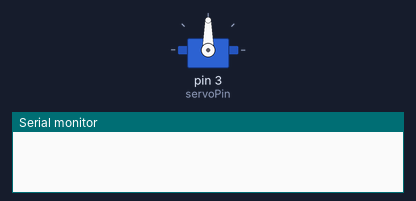
The sketch below on a simulated Arduino Uno, built with avr-gcc and run on an emulated ATmega328P. Parts: servo, the last lines printed to the serial monitor.

Above: at 0.1 s.
At 12.2 s:
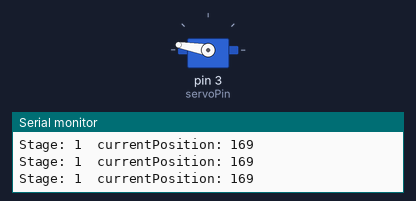
At 22.32 s:
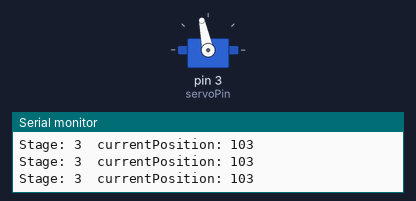
At 35.5 s:
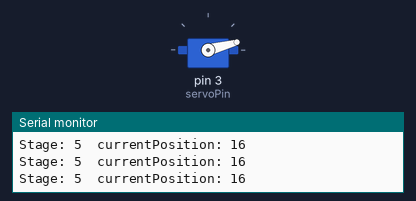
Timing chart, 0 to 40.0 s (numbered marks = the images above):
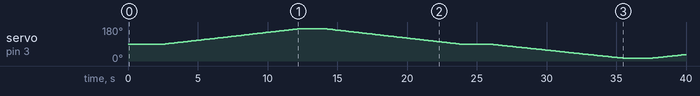

Measured:
- by itself, servo on pin 3 (servoPin): 90° → 91° at 2.7 s, → 92° 0.13 s later, → 93° 0.13 s later, → 94° 0.13 s later, … (254 changes in this stretch)

The sketch:

ServoSweep.ino
```cpp
// (licence header left out)
#include <Servo.h>
#define servoPin 3  // Command pin for servo
Servo myServo; // Create a servo object

unsigned long stageStartTime = 0; // Variable to store the start time of each stage

//USER DEFINED PARAMETERS
      int referencePosition = 90; // Reference position of the servo
      int targetPosition1 = 170; // Target position (always higher than referencePosition) for stage 2 (90 + 60) degrees
      int targetPosition2 = 15;  // Target position (always lower than referencePosition) for stage 6 (90 - 60) degrees
      unsigned int stepSize = 1; // Step size for servo movement in degrees
      unsigned long stepTime = 100;    // Time duration for each step in milliseconds (1 second)
      unsigned long waitTime = 2;      // Wait duration in seconds

int currentStage = 0; // Variable to track the current stage
int currentPosition = 0; // Variable to store current position of the servo

#define DEBUG  //Uncomment for Serial debugging

void setup() {
            Serial.begin(9600); // Initialize serial communication
            myServo.attach(servoPin); //
              myServo.write(referencePosition); // Set initial position to the reference position
              currentPosition = referencePosition; // Initialize currentPosition
              delay(500);
            stageStartTime = millis(); // Record the start time
}

void loop() {
                  //Leave just one line uncommented depending on how the sweep start
             //     tP1toTp2();      //from High to Low
                    tP2toTp1();      //from Low to High
                         #ifdef DEBUG
                          Serial.print("Stage: ");
                          Serial.print(currentStage);
                          Serial.print("  currentPosition: ");
                          Serial.println(currentPosition);
                         #endif

            // Here other code to be executed without blocking

}

void tP2toTp1(){
                    unsigned long currentMillis = millis(); // Get the current time

                    // Convert waitTime to milliseconds
                    unsigned long waitTimeMillis = waitTime * 1000;

                    // Check the current stage
                    switch (currentStage) {
                      case 0: // Stage 1: Wait 30 seconds
                        if (currentMillis - stageStartTime >= waitTimeMillis) {
                          currentStage = 1; // Move to next stage
                          stageStartTime = currentMillis; // Record the start time of the next stage
                        }
                        break;

                      case 1: // Stage 2: Move to 150 degrees, one degree per step
                        if (currentMillis - stageStartTime >= stepTime) {
                          currentPosition += stepSize;
                          myServo.write(currentPosition);
                          stageStartTime = currentMillis; // Record the start time of the next step
                        }
                        if (currentPosition >= targetPosition1) {
                          currentStage = 2; // Move to next stage
                          stageStartTime = currentMillis; // Record the start time of the next stage
                        }
                        break;

                      case 2: // Stage 3: Wait 30 seconds
                        if (currentMillis - stageStartTime >= waitTimeMillis) {
                          currentStage = 3; // Move to next stage
                          stageStartTime = currentMillis; // Record the start time of the next stage
                        }
                        break;

                      case 3: // Stage 4: Move back to 90 degrees, one degree per step
                        if (currentMillis - stageStartTime >= stepTime) {
                          currentPosition -= stepSize;
                          myServo.write(currentPosition);
                          stageStartTime = currentMillis; // Record the start time of the next step
                        }
                        if (currentPosition <= referencePosition) {
                          currentStage = 4; // Move to next stage
                          stageStartTime = currentMillis; // Record the start time of the next stage
                        }
                        break;

                      case 4: // Stage 5: Wait 30 seconds
                        if (currentMillis - stageStartTime >= waitTimeMillis) {
                          currentStage = 5; // Move to next stage
                          stageStartTime = currentMillis; // Record the start time of the next stage
                        }
                        break;

                      case 5: // Stage 6: Move to 30 degrees, one degree per step
                        if (currentMillis - stageStartTime >= stepTime) {
                          currentPosition -= stepSize;
                          myServo.write(currentPosition);
                          stageStartTime = currentMillis; // Record the start time of the next step
                        }
                        if (currentPosition <= targetPosition2) {
                          currentStage = 6; // Move to next stage
                          stageStartTime = currentMillis; // Record the start time of the next stage
                        }
                        break;

                      case 6: // Stage 7: Wait 30 seconds
                        if (currentMillis - stageStartTime >= waitTimeMillis) {
                          currentStage = 7; // Move to next stage
                          stageStartTime = currentMillis; // Record the start time of the next stage
                        }
                        break;

                      case 7: // Stage 8: Move back to 90 degrees, one degree per step
                        if (currentMillis - stageStartTime >= stepTime) {
                          currentPosition += stepSize;
                          myServo.write(currentPosition);
                          stageStartTime = currentMillis; // Record the start time of the next step
                        }
                        if (currentPosition >= referencePosition) {
                          currentStage = 0; // Move back to Stage 1
                          stageStartTime = currentMillis; // Record the start time of the next loop
                        }
                        break;
                    }
}


void tP1toTp2(){
   //targetPosition2 to targetPosition1 sweep
                    unsigned long currentMillis = millis(); // Get the current time

                    // Convert waitTime to milliseconds
                    unsigned long waitTimeMillis = waitTime * 1000;

                    // Check the current stage
                    switch (currentStage) {

                      case 0: // Stage 1: Wait 30 seconds
                        if (currentMillis - stageStartTime >= waitTimeMillis) {
                          currentStage = 1; // Move to next stage
                          stageStartTime = currentMillis; // Record the start time of the next stage
                        }
                        break;

                      case 1: // Stage 2: ref to TargetPosition2, one degree per step
                        if (currentMillis - stageStartTime >= stepTime) {
                          currentPosition -= stepSize;
                          myServo.write(currentPosition);
                          stageStartTime = currentMillis; // Record the start time of the next step
                        }
                        if (currentPosition <= targetPosition2) {
                          currentStage = 2; // Move to next stage
                          stageStartTime = currentMillis; // Record the start time of the next stage
                        }
                        break;

                      case 2: // Stage 3: Wait 30 seconds in targetPosition2
                        if (currentMillis - stageStartTime >= waitTimeMillis) {
                          currentStage = 3; // Move to next stage
                          stageStartTime = currentMillis; // Record the start time of the next stage
                        }
                        break;

                      case 3: // Stage 4: Move back to referencePosition, one degree per step
                        if (currentMillis - stageStartTime >= stepTime) {
                          currentPosition += stepSize;
                          myServo.write(currentPosition);
                          stageStartTime = currentMillis; // Record the start time of the next step
                        }
                        if (currentPosition >= referencePosition) {
                          currentStage = 4; // Move to next stage
                          stageStartTime = currentMillis; // Record the start time of the next stage
                        }
                        break;

                      case 4: // Stage 5: Wait 30 seconds in referencePosition
                        if (currentMillis - stageStartTime >= waitTimeMillis) {
                          currentStage = 5; // Move to next stage
                          stageStartTime = currentMillis; // Record the start time of the next stage
                        }
                        break;

                      case 5: // Stage 6: Move to targetPostition 1 degrees, one degree per step
                        if (currentMillis - stageStartTime >= stepTime) {
                          currentPosition += stepSize;
                          myServo.write(currentPosition);
                          stageStartTime = currentMillis; // Record the start time of the next step
                        }
                        if (currentPosition >= targetPosition1) {
                          currentStage = 6; // Move to next stage
                          stageStartTime = currentMillis; // Record the start time of the next stage
                        }
                        break;

                      case 6: // Stage 7: Wait 30 seconds in targetPosition1
                        if (currentMillis - stageStartTime >= waitTimeMillis) {
                          currentStage = 7; // Move to next stage
                          stageStartTime = currentMillis; // Record the start time of the next stage
                        }
                        break;

                      case 7: // Stage 8: Move back to 90 degrees, one degree per step
                        if (currentMillis - stageStartTime >= stepTime) {
                          currentPosition -= stepSize;
                          myServo.write(currentPosition);
                          stageStartTime = currentMillis; // Record the start time of the next step
                        }
                        if (currentPosition <= referencePosition) {
                          currentStage = 0; // Move back to Stage 1
                          stageStartTime = currentMillis; // Record the start time of the next loop
                        }
                        break;
                    }
}
```
